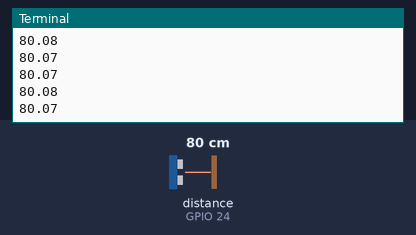
Bench run of a program on a simulated Raspberry Pi (BCM pin numbers). Shown: the last lines printed to the terminal. The test bench sets the inputs (shaded band); at power-on: distance to the obstacle (sensor on GPIO 24) 80 cm. The echo pulse lasts 58.3 µs per cm; the clock reads 2024-03-15 10:24:30 at power-on unless the program sets it.

Above: at 1.2 s.
1.3 s: distance to the obstacle (sensor on GPIO 24) set to 2 cm
At 1.34 s:
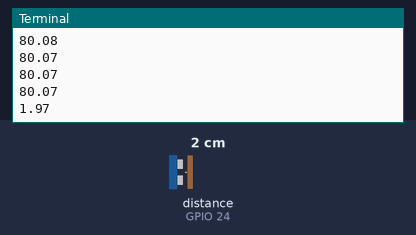
2.8 s: distance to the obstacle (sensor on GPIO 24) set to 4 cm
At 2.81 s:
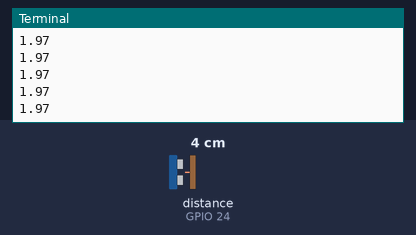
Timing chart, 0 to 5.8 s (numbered marks = the images above; inputs shaded):
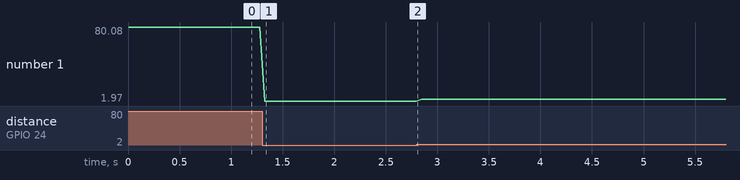

Measured:
- after the input at 1.3 s, the terminal: prints a new line at once (image 1)
- plotted number 1: 80.07 → 1.97 after the input at 1.3 s, 1.97 → 4.05 after the input at 2.8 s

The program:

distance_sensor.py
```python
import RPi.GPIO as GPIO
import time

# GPIO Setup
TRIG = 23  # GPIO23 (Physical pin 16)
ECHO = 24  # GPIO24 (Physical pin 18)
GPIO.setmode(GPIO.BCM)
GPIO.setup(TRIG, GPIO.OUT)
GPIO.setup(ECHO, GPIO.IN)

def measure_distance():
    # Send trigger pulse
    GPIO.output(TRIG, True)
    time.sleep(0.00001)
    GPIO.output(TRIG, False)

    # Measure echo duration
    pulse_start = time.time()
    pulse_end = time.time()

    timeout = time.time() + 1  # 1-second timeout
    while GPIO.input(ECHO) == 0 and time.time() < timeout:
        pulse_start = time.time()

    timeout = time.time() + 1
    while GPIO.input(ECHO) == 1 and time.time() < timeout:
        pulse_end = time.time()

    # Calculate distance (cm)
    pulse_duration = pulse_end - pulse_start
    distance = pulse_duration * 17150  # 343 m/s ÷ 2 (round trip)
    return round(distance, 2)

if __name__ == "__main__":
    while True:
        print(measure_distance())
        time.sleep(0.05)
```
